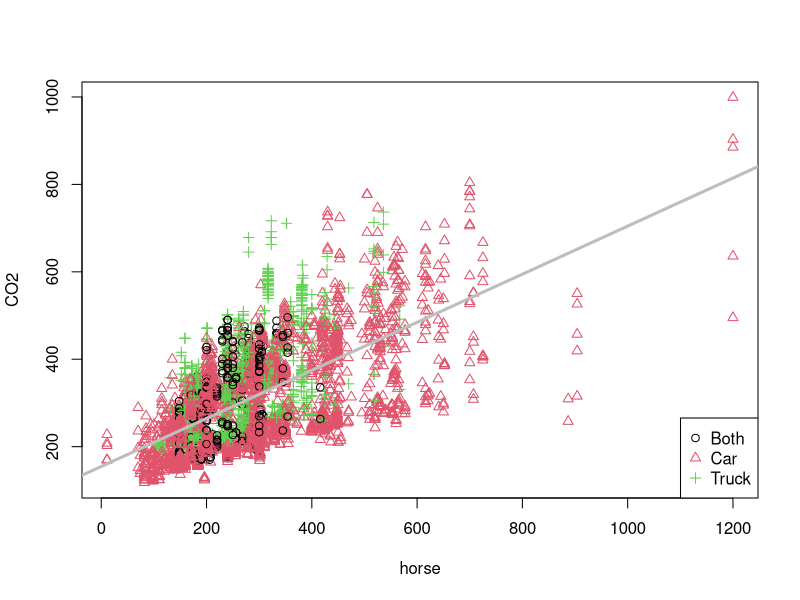
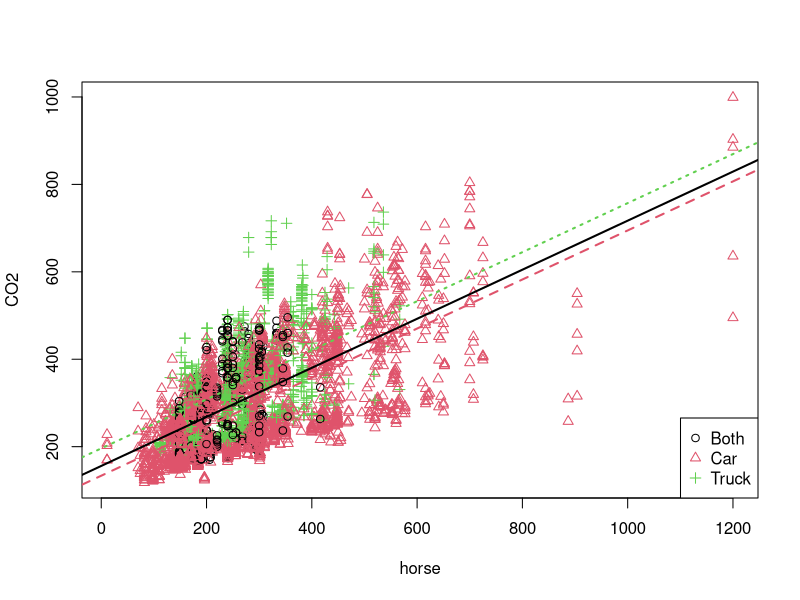
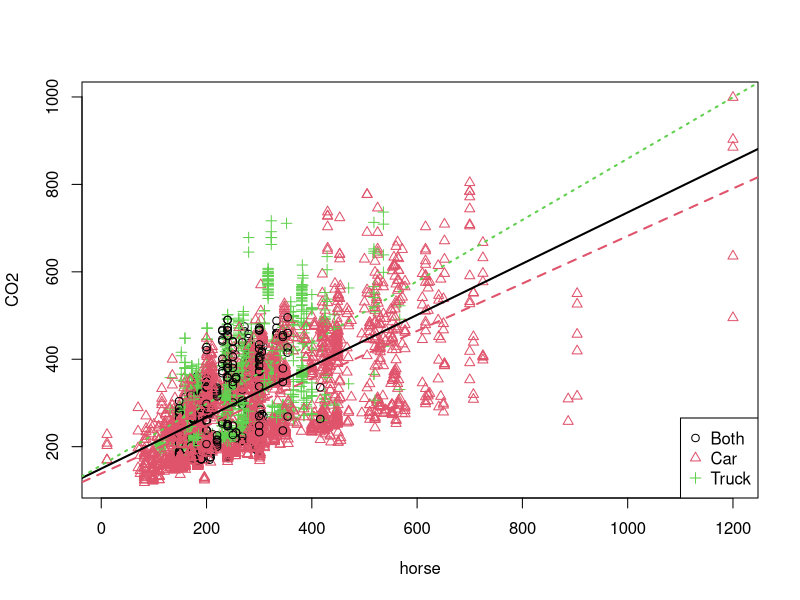

Write the R code that produced these figures, in order.
## ---- chunk 1
options(scipen = 1, digits = 4, width = 80)
## ---- chunk 2
library(readr)
epa2015_data = read_csv("epa2015.csv")
#str(epa2015_data)
if (!is.factor(epa2015_data$type))
  epa2015_data$type = as.factor(epa2015_data$type)
## ---- chunk 3
plot(CO2 ~ horse, data = epa2015_data, col = as.numeric(type), pch = as.numeric(type))
legend("bottomright", levels(epa2015_data$type), col = 1:nlevels(epa2015_data$type), 
       pch = 1:nlevels(epa2015_data$type))
epa2015_sim = lm(CO2 ~ horse, data = epa2015_data)
abline(epa2015_sim, lwd = 3, col = "grey")

value = predict(epa2015_sim, interval = c("prediction"), level = 0.99, newdata = data.frame(horse = 148, type = "Both"))
## ---- chunk 4
plot(CO2 ~ horse, data = epa2015_data, col = as.numeric(type), pch = as.numeric(type))
legend("bottomright", levels(epa2015_data$type), col = 1: nlevels(epa2015_data$type),
       pch = 1:nlevels(epa2015_data$type))
epa2015_add = lm(CO2 ~ horse + type, data = epa2015_data)

int_both    = coef(epa2015_add)[1]
int_car     = coef(epa2015_add)[1] + coef(epa2015_add)["typeCar"]
int_truck   = coef(epa2015_add)[1] + coef(epa2015_add)["typeTruck"]
slope_both  = coef(epa2015_add)["horse"]
slope_car   = coef(epa2015_add)["horse"]
slope_truck = coef(epa2015_add)["horse"]

abline(int_both, slope_both, col = 1, lty = 1, lwd = 2)
abline(int_car, slope_car, col = 2, lty = 2, lwd = 2)
abline(int_truck, slope_truck, col = 3, lty = 3, lwd = 2)

value = predict(epa2015_add, interval = c("prediction"), level = 0.99, newdata = data.frame(horse = 148, type = "Both"))
## ---- chunk 5
plot(CO2 ~ horse, data = epa2015_data, col = as.numeric(type), pch = as.numeric(type))
legend("bottomright", levels(epa2015_data$type), col = 1: nlevels(epa2015_data$type),
       pch = 1:nlevels(epa2015_data$type))
epa2015_int = lm(CO2 ~ horse * type, data = epa2015_data)

int_both    = coef(epa2015_int)[1]
int_car     = coef(epa2015_int)[1] + coef(epa2015_int)["typeCar"]
int_truck   = coef(epa2015_int)[1] + coef(epa2015_int)["typeTruck"]
slope_both  = coef(epa2015_int)["horse"]
slope_car   = coef(epa2015_int)["horse"] + coef(epa2015_int)["horse:typeCar"]
slope_truck = coef(epa2015_int)["horse"] + coef(epa2015_int)["horse:typeTruck"]

abline(int_both, slope_both, col = 1, lty = 1, lwd = 2)
abline(int_car, slope_car, col = 2, lty = 2, lwd = 2)
abline(int_truck, slope_truck, col = 3, lty = 3, lwd = 2)

value = predict(epa2015_int, interval = c("prediction"), level = 0.99, newdata = data.frame(horse = 148, type = "Both"))
## ---- chunk 6
(result = anova(epa2015_add, epa2015_int))
## ---- chunk 7
hospital_data = read_csv("hospital.csv")
#str(hospital_data)
if (!is.factor(hospital_data$Care))
  hospital_data$Care = as.factor(hospital_data$Care)

if (!is.factor(hospital_data$Race))
  hospital_data$Race = as.factor(hospital_data$Race)

levels(hospital_data$Care)
levels(hospital_data$Race)
## ---- chunk 8
hospital_add = lm(Days ~ Charges + Pressure + Care + Race, data = hospital_data)
coef(hospital_add)
## ---- chunk 9
hospital_care_int = lm(Days ~ Charges + Pressure + Care + Race + Charges:Care + 
                         Pressure:Care, data = hospital_data)

anova(hospital_add, hospital_care_int)[2, "Pr(>F)"]
## ---- chunk 10
hospital_race_int = lm(Days ~ Charges + Pressure + Care + Race + Charges:Race + 
                         Pressure:Race, data = hospital_data)

anova(hospital_add, hospital_race_int)[2, "Pr(>F)"]
## ---- chunk 11
 (slope = coef(hospital_race_int)["Pressure"])
## ---- chunk 12
hospital_care_race_int = lm(Days ~ Charges + Pressure + Care + Race + Charges:Care + 
                              Pressure:Care + Charges:Race + Pressure:Race,
                            data = hospital_data)
(p_value = anova(hospital_race_int, hospital_care_race_int)[2, "Pr(>F)"])
## ---- chunk 13
fish_data = read_csv("fish.csv")

fish_smaller = lm(Weight ~ Length1 + HeightPct * WidthPct, data = fish_data)
## ---- chunk 14
fish_int = lm(Weight ~ Length1 * HeightPct * WidthPct, data = fish_data)

result = anova(fish_smaller, fish_int)
## ---- chunk 15
n = 20

sim_data = data.frame(
  groups = c(rep("A", n / 2), rep("B", n / 2)),
  values = rep(0, n))
str(sim_data)
## ---- chunk 16
sim_data$values = rnorm(n, mean = 5, sd = 2.2) # simulate response data
summary(lm(values ~ groups, data = sim_data))
t.test(values ~ groups, data = sim_data, var.equal = TRUE)
## ---- chunk 17
num_sims = 200
lm_t = rep(0, num_sims)
lm_p = rep(0, num_sims)
tt_t = rep(0, num_sims)
tt_p = rep(0, num_sims)
## ---- chunk 18
birthday = 19720816
set.seed(birthday)

for (i in 1:num_sims) {
  sim_data$values = rnorm(n, mean = 5, sd = 2.2) # simulate response data
  
  model   = lm(values ~ groups, data = sim_data)
  lm_t[i] = summary(model)$coefficient[2,"t value"]
  lm_p[i] = summary(model)$coefficient[2,"Pr(>|t|)"]
  
  value   = t.test(values ~ groups, data = sim_data, var.equal = TRUE)
  tt_t[i] = value$statistic[[1]]
  tt_p[i] = value$p.value
}
## ---- chunk 19
mean(lm_t == tt_t)
## ---- chunk 20
mean(lm_p == tt_p)
## ---- chunk 21
all.equal(lm_p, tt_p)
## ---- chunk 22
head(lm_t, 10)
head(tt_t, 10)
